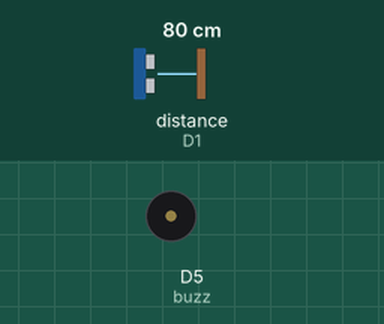
Simulated run of this sketch. Board: ESP8266 (NodeMCU). On the bench: buzzer (waves = sounding, pin HIGH). Wiring (inferred from the names in the program): ultrasonic range finder: trigger D2; echo D1. The test bench sets the inputs (shaded band); at power-on: distance to the obstacle (sensor on D1) 80 cm. The echo pulse lasts 58.3 µs per cm; WiFi joins after 1.5 s; servers stay silent unless stated; pins used as bus, display or sensor lines are not drawn; what the sketch prints to the serial monitor is not drawn.

Above: at 2.7 s.
2.8 s: distance to the obstacle (sensor on D1) set to 17 cm
6.8 s: distance to the obstacle (sensor on D1) set to 12 cm
At 11.0 s:
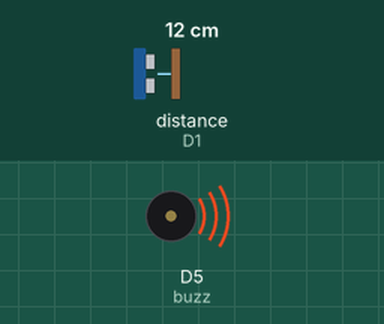
11.3 s: distance to the obstacle (sensor on D1) set to 18 cm
At 14.5 s:
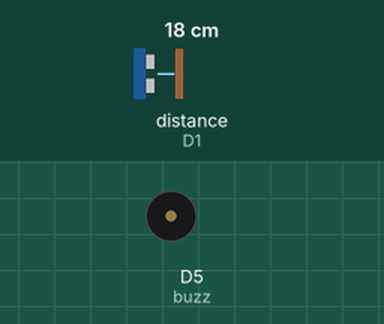
15.5 s: distance to the obstacle (sensor on D1) set to 2 cm
At 19.0 s:
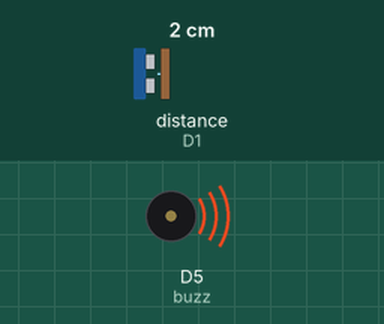
Timing chart, 0 to 20.5 s (numbered marks = the images above; inputs shaded):
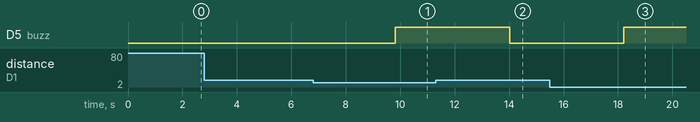

The sketch:

Flood_Warning_Alarm_Using_IOT.ino
```cpp
//variabel ultra sonik
const int trigPin = 4;// D2
const int echoPin = 5;// D1
const int buzz = D5;
int stat = 1;
long duration;//waktu terbang
int distance;//Jarak yang terukur

// Inisialisasi ESP & Telegram Bot
#include <ESP8266WiFi.h>
#include <CTBot.h>

CTBot bot;

//Konstanda Wifi & telegram bot
#define STASSID "*"//Replace with name of wifi
#define STAPSK  "*"//Replace with password of wifi
const char BotToken[] = "*";//Replace with Bot Token
const char* ssid     = STASSID;
const char* password = STAPSK;
int CHAT_ID = -579303151;
CTBotReplyKeyboard myKbd;   // reply keyboard object helper
bool isKeyboardActive;      // store if the reply keyboard is shown

//Variabel perhitungan sensor
int tinggisensor;
int batasnormal;

void setup() {
pinMode(trigPin, OUTPUT); // Sets the trigPin as an Output
pinMode(echoPin, INPUT); // Sets the echoPin as an Input
pinMode(buzz, OUTPUT);
digitalWrite(buzz, LOW);
Serial.begin(9600); // Starts the serial communication

 WiFi.begin(ssid, password);
  while (WiFi.status() != WL_CONNECTED) {
     delay(500);
     Serial.print(".");
  }
  Serial.println("");
  Serial.println("WiFi connected");
  Serial.println(WiFi.localIP());

  bot.wifiConnect(STASSID,STAPSK);
  bot.setTelegramToken (BotToken);

  tinggisensor =21;//22cm dari tanah
  batasnormal = 14;//14cm dari sensor atau 8cm dari tanah

    // reply keyboard customization
  // add a button that send a message with "Simple button" text
  myKbd.addButton("Cek Parameter");
  // add another button that send the user contact
  myKbd.addButton("Ubah Tinggi Sensor");
  // add another button that send the user position (location)
  myKbd.addButton("Ubah Batas Aman");
  // add a new empty button row
  myKbd.addRow();
  // add a button that send a message with "Hide replyKeyboard" text
  // (it will be used to hide the reply keyboard)
  myKbd.addButton("Cek tinggi air");
  // add a new empty button row
  myKbd.addRow();
  // add a button that send a message with "Hide replyKeyboard" text
  // (it will be used to hide the reply keyboard)
  myKbd.addButton("Sembunyikan Keyboard");
  // resize the keyboard to fit only the needed space
  myKbd.addRow();
  myKbd.addButton("Matikan Alarm");
  myKbd.addButton("Nyalakan Alarm");
  myKbd.addRow();
  myKbd.addButton("Status Alarm ");
  myKbd.enableResize();
  isKeyboardActive = false;
}

void loop() {
//Mengukur Jarak
// Clears the trigPin
digitalWrite(trigPin, LOW);
delayMicroseconds(2);
// Sets the trigPin on HIGH state for 10 micro seconds
digitalWrite(trigPin, HIGH);
delayMicroseconds(10);
digitalWrite(trigPin, LOW);
// Reads the echoPin, returns the sound wave travel time in microseconds
duration = pulseIn(echoPin, HIGH);
// Calculating the distance
distance= duration*0.034/2;
// Prints the distance on the Serial Monitor
Serial.print("Distance: ");
Serial.println(distance);

// Perintah untuk mengirim pesan pada jarak tertentu
if (distance< batasnormal)
bot.sendMessage(CHAT_ID,"Bahaya!! Ketinggian banjir sudah "+ String (batasnormal-distance)+ "cm di luar batas aman dengan ketinggian banjir "+ String (tinggisensor-distance)+"cm dari tanah");
else if(distance >= batasnormal && distance<(tinggisensor-4) )
bot.sendMessage(CHAT_ID,"Hati-Hati!! genangan air telah berubah menjadi banjir dengan ketinggian "+ String (tinggisensor-distance)+ "cm dan "+ String (distance-batasnormal)+"cm lagi akan mencapai batas aman");
else if (distance>(tinggisensor-4) && distance<tinggisensor)
bot.sendMessage(CHAT_ID,"Siaga!! Sudah ada genangan air dengan ketinggian "+ String (tinggisensor-distance)+ "cm" );
else
{}
delay (2000);
//alarm buzzer jika ketinggian banjir sudah di tahap bahaya
if (distance< batasnormal && stat == 1)
digitalWrite(buzz, HIGH);
else
digitalWrite(buzz, LOW);

//tes
TBMessage msg;
TBMessage nmsg;

  // if there is an incoming message...
  if (bot.getNewMessage(msg)) {
    // check what kind of message I received
    if (msg.messageType == CTBotMessageText) {
      // received a text message
      if (msg.text.equalsIgnoreCase("tampilkan keyboard")) {
        // the user is asking to show the reply keyboard --> show it
        bot.sendMessage(msg.sender.id, "Keyboard ditampilkan. Anda bisa memeriksa parameter, mengubah tinggi sensor, dan mengubah batas jarak aman", myKbd);
        isKeyboardActive = true;
      }
      else if (msg.text.equalsIgnoreCase("Cek Parameter")) {
        // the user is asking to show the reply keyboard --> show it
        bot.sendMessage(msg.sender.id, "Tinggi sensor dari daratan: "+ String(tinggisensor)+"cm \nBatas normal sensor dengan air: "+ String(batasnormal)+"cm", myKbd);
        isKeyboardActive = true;}
          else if (msg.text.equalsIgnoreCase("Nyalakan Alarm")) {
        bot.sendMessage(msg.sender.id,"Alarm bahaya telah menyala" , myKbd);
        stat = 1;
        }
       else if (msg.text.equalsIgnoreCase("Matikan Alarm")) {
        bot.sendMessage(msg.sender.id,"Alarm bahaya telah mati" , myKbd);
        stat = 0;
        }
        else if (msg.text.equalsIgnoreCase("Status Alarm")) {
          if( stat == 0){
          bot.sendMessage(msg.sender.id,"Alarm bahaya sedang dalam keadaan mati" , myKbd);}
          else if (stat == 1){
           bot.sendMessage(msg.sender.id,"Alarm bahaya sedang dalam keadaan menyala" , myKbd);}
           else
            delay(1);}
        else if (msg.text.equalsIgnoreCase("Ubah tinggi sensor")) {
        bot.sendMessage(msg.sender.id,"Masukkan tinggi sensor dari daratan" , myKbd);
        for(int i; i<5000;i++){
           if (bot.getNewMessage(nmsg)) {
            tinggisensor = (nmsg.text.toInt());
            break;
            }
            else
            delay(1);}
            bot.sendMessage(msg.sender.id, "Tinggi sensor dari daratan: "+ String(tinggisensor)+"cm \nBatas normal sensor dengan air: "+ String(batasnormal)+"cm", myKbd);
            }

        else if (msg.text.equalsIgnoreCase("Ubah batas aman")) {
        bot.sendMessage(msg.sender.id,"Masukkan batas jarak aman" , myKbd);
        for(int i; i<5000;i++){
           if (bot.getNewMessage(nmsg)) {
            batasnormal = (nmsg.text.toInt());
            break;
            }
            else
            delay(1);}
            bot.sendMessage(msg.sender.id, "Tinggi sensor dari daratan: "+ String(tinggisensor)+"cm \nBatas normal sensor dengan air: "+ String(batasnormal)+"cm", myKbd);
            }
        else if (msg.text.equalsIgnoreCase("Cek tinggi air")) {
        // the user is asking to show the reply keyboard --> show it
        bot.sendMessage(msg.sender.id, "Ketinggian air: "+ String(distance) +"cm dari sensor", myKbd);
        isKeyboardActive = true;
      }
      // check if the reply keyboard is active
      else if (isKeyboardActive) {
        // is active -> manage the text messages sent by pressing the reply keyboard buttons
        if (msg.text.equalsIgnoreCase("sembunyikan keyboard")) {
          // sent the "hide keyboard" message --> hide the reply keyboard
          bot.removeReplyKeyboard(msg.sender.id, "keyboard disembunyikan");
          isKeyboardActive = false;
        } else {
          // print every others messages received
          bot.sendMessage(msg.sender.id, msg.text);
        }
      }

      else {
        // the user write anything else and the reply keyboard is not active --> show a hint message
        bot.sendMessage(msg.sender.id, "Coba 'tampilkan keyboard'");
      }
    }
    }
}
```

Measured:
- the behaviour switches between 15 and 14 cm on distance to the obstacle (sensor on D1) (found by bisection; images 0 and 1)
- after the input at 2.8 s, every drawn part: stays the same
- after the input at 6.8 s, D5 (buzz): LOW → HIGH after 3.0 s
- after the input at 11.3 s, D5 (buzz): HIGH → LOW after 2.7 s
- after the input at 15.5 s, D5 (buzz): LOW → HIGH after 2.7 s
